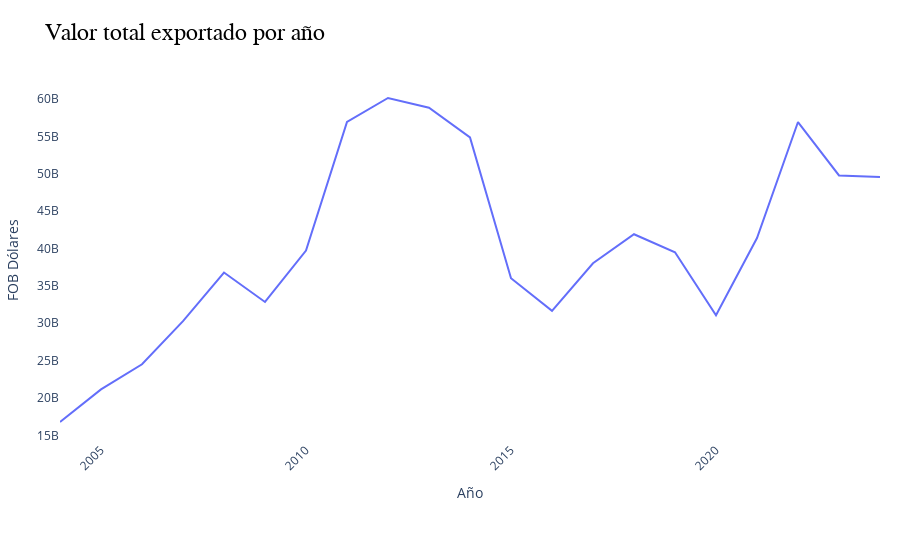

Here is the notebook cell this chart was saved with:
### Code cell
fig = px.line(dis_temporal,
              x='AÑO',
              y='FOBDOL',
              title='Valor total exportado por año',
              labels={"AÑO": "Año", "FOBDOL": "FOB Dólares"}
              )
fig = estilo(fig)
fig.show()

### Figure 1 — Plotly figure (JSON) as saved in the notebook; plotly's stock layout.template omitted (floating-point values rounded to 4 significant figures)
{"data": [{"hovertemplate": "Año=%{x}<br>FOB Dólares=%{y}<extra></extra>", "legendgroup": "", "line": {"color": "#636efa", "dash": "solid"}, "marker": {"symbol": "circle"}, "mode": "lines", "name": "", "orientation": "v", "showlegend": false, "type": "scatter", "x": [2004, 2005, 2006, 2007, 2008, 2009, 2010, 2011, 2012, 2013, 2014, 2015, 2016, 2017, 2018, 2019, 2020, 2021, 2022, 2023, 2024], "xaxis": "x", "y": [16790000000.0, 21150000000.0, 24510000000.0, 30280000000.0, 36790000000.0, 32850000000.0, 39710000000.0, 56910000000.0, 60130000000.0, 58830000000.0, 54860000000.0, 36020000000.0, 31660000000.0, 38020000000.0, 41900000000.0, 39490000000.0, 31060000000.0, 41390000000.0, 56910000000.0, 49770000000.0, 49560000000.0], "yaxis": "y"}], "layout": {"legend": {"tracegroupgap": 0}, "margin": {"b": 120, "l": 40, "r": 20, "t": 80}, "paper_bgcolor": "white", "plot_bgcolor": "white", "showlegend": false, "title": {"font": {"color": "black", "family": "Arial", "size": 24}, "text": "Valor total exportado por año"}, "xaxis": {"anchor": "y", "domain": [0, 1], "tickangle": -45, "tickfont": {"size": 12}, "title": {"text": "Año"}}, "yaxis": {"anchor": "x", "domain": [0, 1], "tickfont": {"size": 12}, "title": {"text": "FOB Dólares"}}}}
